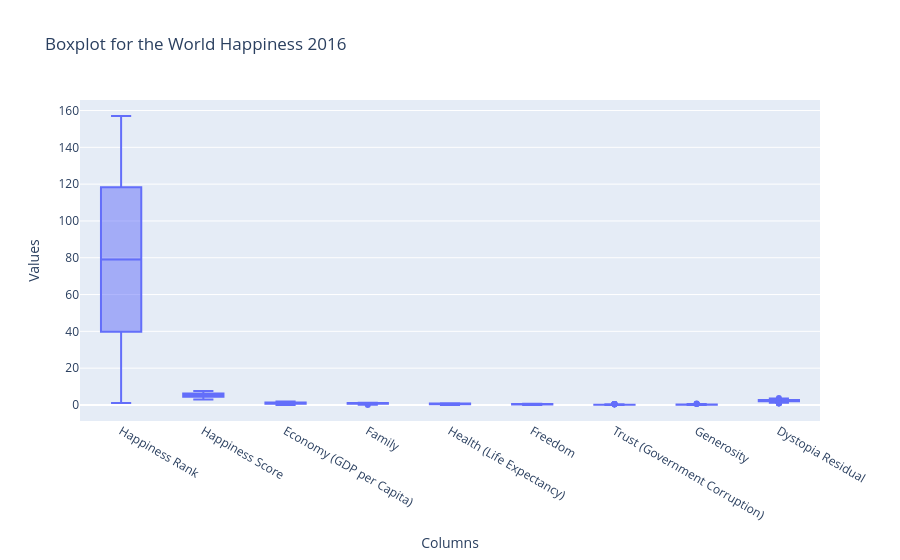

This figure's notebook cell:
### Code cell
selected_columns = [
    'Happiness Rank', 
    'Happiness Score',  
    'Economy (GDP per Capita)', 
    'Family', 
    'Health (Life Expectancy)', 
    'Freedom', 
    'Trust (Government Corruption)', 
    'Generosity', 
    'Dystopia Residual'
]

# Create a boxplot using Plotly for the selected columns
fig = px.box(df_16, 
             y=selected_columns, 
             title='Boxplot for the World Happiness 2016')

fig.update_layout(
    yaxis_title='Values',
    xaxis_title='Columns',
)

fig.show()

### Figure 1 — Plotly figure (JSON) as saved in the notebook; plotly's stock layout.template omitted (floating-point values rounded to 4 significant figures; data arrays with more than 128 entries replaced by an {"elided": "..."} marker saying what was removed)
{"data": [{"alignmentgroup": "True", "hovertemplate": "variable=%{x}<br>value=%{y}<extra></extra>", "legendgroup": "", "marker": {"color": "#636efa"}, "name": "", "notched": false, "offsetgroup": "", "orientation": "v", "showlegend": false, "type": "box", "x": {"elided": "1413 str values"}, "x0": " ", "xaxis": "x", "y": {"elided": "1413 float values"}, "y0": " ", "yaxis": "y"}], "layout": {"boxmode": "group", "legend": {"tracegroupgap": 0}, "title": {"text": "Boxplot for the World Happiness 2016"}, "xaxis": {"anchor": "y", "domain": [0, 1], "title": {"text": "Columns"}}, "yaxis": {"anchor": "x", "domain": [0, 1], "title": {"text": "Values"}}}}
